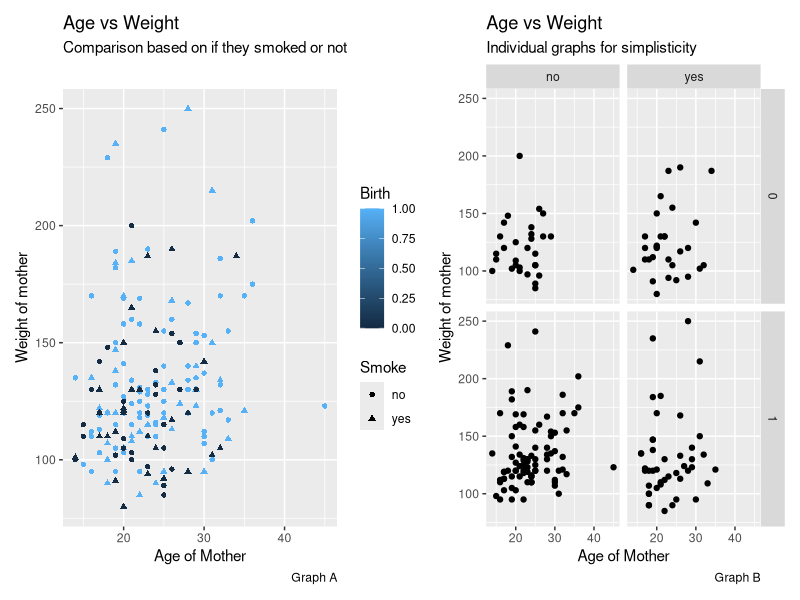
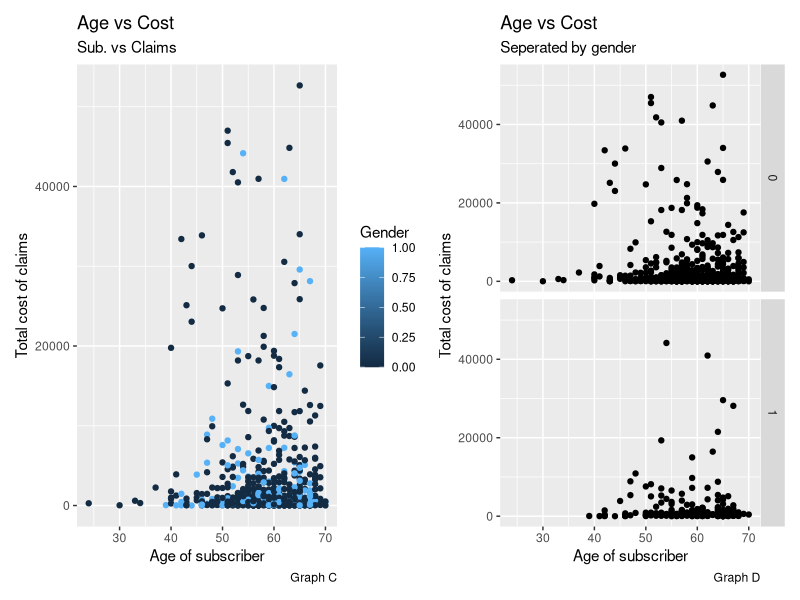

The R source for these figures, in order:
## ---- chunk 1
#cuttingoffcode
library(knitr)
opts_chunk$set(tidy.opts=list(width.cutoff=70),tidy=TRUE)
## ---- chunk 2
#library & importing data
library(readxl)
library(tidyverse)
library(patchwork)
baby <- read_excel("baby.xls")
## ---- chunk 3
#analysis for question 1
p = baby %>%
  ggplot()+
  geom_point(mapping = aes(x = age,y = weight,color = birth,shape = smoke))+
  labs(title = "Age vs Weight",subtitle = "Comparison based on if they smoked or not",x = "Age of Mother",y = "Weight of mother",color = "Birth",caption = "Graph A",shape = "Smoke")

b = baby %>%
  ggplot(aes(age, weight)) + 
  geom_point()+
  facet_grid(vars(birth),vars(smoke))+
  labs(title = "Age vs Weight",subtitle = "Individual graphs for simplisticity",x = "Age of Mother",y = "Weight of mother",caption = "Graph B")

p + b
## ---- chunk 4
x = glm(birth~age+weight+factor(smoke)+factor(pre)+factor(hyp)+visits+age:weight+weight:factor(pre)+weight:factor(hyp),data=baby,family=binomial);x
## ---- chunk 5
#Question 2
ischemic <- read_excel("ischemic.xlsx")
## ---- chunk 6
a = ischemic %>%
  ggplot()+
  geom_point(mapping = aes(x = age,y = cost,color = gender))+
  labs(title = "Age vs Cost",subtitle = "Sub. vs Claims",x = "Age of subscriber",y = "Total cost of claims",color = "Gender",caption = "Graph C",shape = "Smoke")

b = ischemic %>%
  ggplot(aes(age, cost)) + 
  geom_point()+
  facet_grid(vars(gender))+
  labs(title = "Age vs Cost",subtitle = "Seperated by gender",x = "Age of subscriber",y = "Total cost of claims",caption = "Graph D")


a+b
